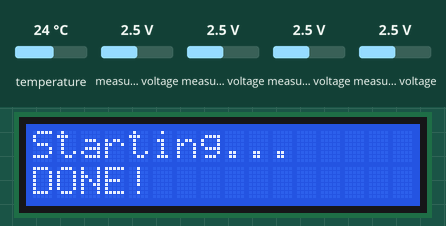
Bench run of a sketch on a simulated Arduino Uno, built with avr-gcc and run on an emulated ATmega328P. Parts: 16×2 character LCD. Inputs (shaded band) come from the test bench; at power-on: temperature 24 °C, measured voltage 2.5 V. The local clock reads 2024-03-15 10:24:30 at power-on unless the sketch sets it; storage starts empty.

Above: at 0.2 s.
At 2.3 s:
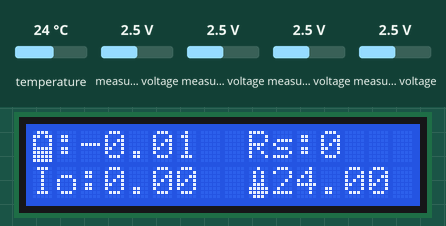

The sketch:

ups_monitor.ino
```cpp
//-----------------------------------------------------------//
//                      LIBRARIES                            //
//-----------------------------------------------------------//

#include <Wire.h>
#include <LiquidCrystal_I2C.h>
#include <Adafruit_ADS1X15.h>
#include <SPI.h>
#include "RTClib.h"
#include "SdFat.h"

/*
 * The following lines are needed because early versions (pre 1.0)
 * had a Serial method "print" which allowed binary when used
 * with the qualifier BYTE, but this has now been superseded
 * by the "write" method.
 */
#if defined(ARDUINO) && ARDUINO >= 100
  #define printByte(args)  write(args);
#else
  #define printByte(args)  print(args,BYTE);
#endif

//-----------------------------------------------------------//
//                      VARIABLES                            //
//-----------------------------------------------------------//

SdFat SD;                             // MicroSD object
RTC_DS3231 rtc;                       // RTC object
Adafruit_ADS1115 ads;                 // ADS1115 object
LiquidCrystal_I2C lcd(0x27, 16, 2);   // LCD display object

float multiplier = 0.1875F;           // ADS1115 Gain
int16_t shunt_bat, shunt_dc_dc;       // Values to read from ADS1115
float bat = 0;                        // Variable to save battery voltage
float current = 0;                    // Variable to save battery current

const int chipSelect = 10;            // For the CS pin of the microSD module
unsigned long previousMillis = 0;     // Previous time
unsigned long interval = 30000;       // Period of samples (in ms)
String fecha;                         // Date read from RTC
String hora;                          // Time read from RTC

File TimeFile, Logs;                  // File objects for the microSD card

// Thermometer and battery icons
uint8_t Temp[8] = {0x4, 0xA, 0xA, 0xA, 0xE, 0x1F, 0x1F, 0xE};
uint8_t Bat[8] = {0xE, 0x1B, 0x11, 0x11, 0x1F, 0x1F, 0x1F, 0x1F};

//  +-------------------------------------------------------------------------+
//  |                                                                         |
//  |                                   SETUP                                 |
//  |                                                                         |
//  +-------------------------------------------------------------------------+

//-----------------------------------------------------------//
//                     Code to run once                      //
//-----------------------------------------------------------//
void setup() {

  lcd.init();
  lcd.backlight();
  lcd.print("Starting...");

  if (!SD.begin(chipSelect)) {
    lcd.setCursor(0,1); // (col, row)
    lcd.print("                ");
    lcd.setCursor(0,1); // (col, row)
    lcd.print("Error SD");
    delay(2000);
  }

  ads.begin();

  if (!rtc.begin()) {
    lcd.setCursor(0,1); // (col, row)
    lcd.print("                ");
    lcd.setCursor(0,1); // (col, row)
    lcd.print("Error RTC");
    delay(2000);
  }

  // Ads "Reset System" Log to microSD card
  Logs = SD.open("LOGS.txt", FILE_WRITE);
    if (Logs) {
      timeValues();                   // Gets date and time
      Logs.print(fecha);
      Logs.print(",");
      Logs.print(hora);
      Logs.print(",");
      Logs.println("Reset System");
      Logs.close();
    }

    // Creates icons for LCD display
    lcd.createChar(0, Temp);
    lcd.createChar(1, Bat);

    lcd.setCursor(0,1);             // (col, row)
    lcd.print("                ");
    lcd.setCursor(0,1);
    lcd.print("DONE!");

    delay(2000);

    lcd.clear();
    lcd.home();
    lcd.printByte(1);   // Display battery icon
    lcd.print(":");
    lcd.setCursor(9,0);
    lcd.print("Rs:");
    lcd.setCursor(0,1);
    lcd.print("Io:");
    lcd.setCursor(9,1);
    lcd.printByte(0);   // Display thermometer icon

    recordData();       // Records data to microSD and LCD display
}

//  +-------------------------------------------------------------------------+
//  |                                                                         |
//  |                                  LOOP                                   |
//  |                                                                         |
//  +-------------------------------------------------------------------------+

//-----------------------------------------------------------//
//                  Code to run repeatedly                   //
//-----------------------------------------------------------//
void loop() {

  unsigned long currentMillis = millis();           // Gets current time

  // Reads and update data every 'interval' time
  if (currentMillis - previousMillis >= interval){

    previousMillis = currentMillis;                 // Update previous time
    recordData();                                   // Records data to microSD and LCD display
  }
}

//  +-------------------------------------------------------------------------+
//  |                                                                         |
//  |                               FUNCTIONS                                 |
//  |                                                                         |
//  +-------------------------------------------------------------------------+

//-----------------------------------------------------------//
//              Refresh and display data in LCD              //
//-----------------------------------------------------------//
void showLCD(){

  // Battery Voltage (in V)
  lcd.setCursor(2,0);
  lcd.print("     ");
  lcd.setCursor(2,0);
  lcd.print(bat);

  // Shunt resistor sensing voltage (in mV)
  lcd.setCursor(12,0);
  lcd.print("    ");
  lcd.setCursor(12,0);
  lcd.print(shunt_dc_dc);

  // Temperature (in °C)
  lcd.setCursor(10,1);
  lcd.print("   ");
  lcd.setCursor(10,1);
  lcd.print(rtc.getTemperature());

  // Battery Current (in A)
  lcd.setCursor(3,1);
  lcd.print("     ");
  lcd.setCursor(3,1);
  lcd.print(current);
}

//-----------------------------------------------------------//
//                    Reads ADC values                       //
//-----------------------------------------------------------//
void adcValues(){

  // Battery voltage divider measurement
  shunt_bat = ads.readADC_Differential_0_1() * multiplier;

  // Shunt resistor sensing measurement
  shunt_dc_dc = ads.readADC_Differential_2_3() * multiplier;
}

//-----------------------------------------------------------//
//            Reads date and time values from RTC            //
//-----------------------------------------------------------//
void timeValues(){
  DateTime now = rtc.now();

  fecha = String(String(now.day()) + "/" + String(now.month()) + "/" + String(now.year()));
  hora = String(String(now.hour()) + ":" + String(now.minute()) + ":" + String(now.second()));
}

//-----------------------------------------------------------//
//          Records data to microSD and LCD display          //
//-----------------------------------------------------------//
void recordData(){

  adcValues();                              // Reads ADC values
  timeValues();                             // Read time and date values

  bat = float(shunt_bat)/1000;              // Converts mV to V
  bat = 3.0088*bat - 0.0055;                // Gets battery voltage
  current = float(shunt_dc_dc)/1000 / 0.05; // Gets current of the battery (sensing resistance: 0.05Ω)

  showLCD();                                // Prints info in LCD display

  // Save data in microSD in CSV format
  TimeFile = SD.open("DATA.txt", FILE_WRITE);
  if (TimeFile) {
    TimeFile.print(fecha);
    TimeFile.print(",");
    TimeFile.print(hora);
    TimeFile.print(",");
    TimeFile.print(bat);
    TimeFile.print(",");
    TimeFile.print(shunt_dc_dc);
    TimeFile.print(",");
    TimeFile.print(current);
    TimeFile.print(",");
    TimeFile.println(rtc.getTemperature());
    TimeFile.close();
  }
}
```
